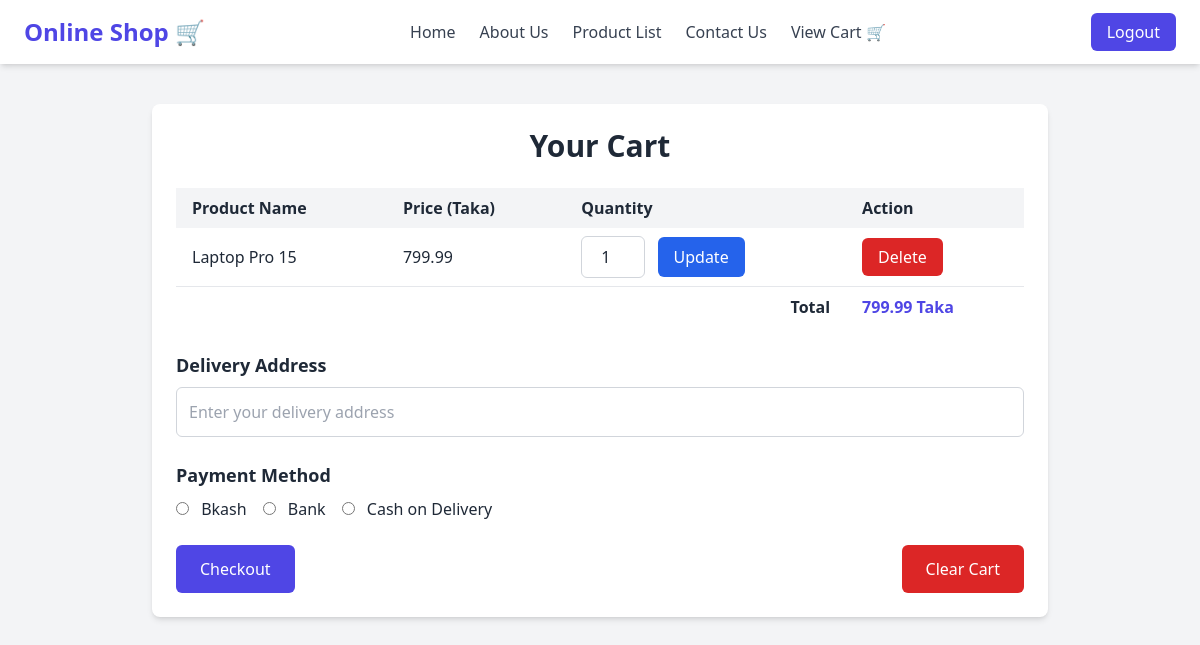
/cart.php (signed in), run on the app's committed database.
### tables this page shows
CREATE TABLE `cart` (
  `id` int(11) NOT NULL,
  `user_id` int(11) NOT NULL,
  `product_name` varchar(255) NOT NULL,
  `product_price` decimal(10,2) NOT NULL,
  `quantity` int(11) NOT NULL,
  `created_at` timestamp NOT NULL DEFAULT current_timestamp()
);

### cart.php (the view, shortened to what this page needs)
<?php
include 'db_config.php';
$user_id = $_SESSION['user_id'];
?>
<!DOCTYPE html>
<html lang="en">
<head>
    <script src="https://cdn.tailwindcss.com"></script>
</head>
<body class="bg-gray-100 text-gray-800">
    <header class="flex justify-between items-center px-6 py-4 bg-white shadow-md">
        <div class="text-2xl font-bold text-indigo-600">
            <a href="index.php">Online Shop 🛒</a>
        </div>
        <div>
            <ul class="flex gap-6">
                <li><a href="index.php" class="text-gray-700 hover:text-indigo-600">Home</a></li>
                <li><a href="user_dashboard.php#about" class="text-gray-700 hover:text-indigo-600">About Us</a></li>
                <li><a href="user_dashboard.php#products" class="text-gray-700 hover:text-indigo-600">Product List</a>
                </li>
                <li><a href="user_dashboard.php#contact" class="text-gray-700 hover:text-indigo-600">Contact Us</a></li>
                <li><a href="cart.php" class="text-gray-700 hover:text-indigo-600">View Cart 🛒</a></li>
            </ul>
        </div>
        <div>
            <a href="logout.php" class="bg-indigo-600 text-white px-4 py-2 rounded-md hover:bg-indigo-700">Logout</a>
        </div>
    </header>
    <div class="container mx-auto p-6 mt-10 bg-white shadow-md rounded-lg max-w-4xl">
        <h2 class="text-3xl font-semibold text-center mb-6">Your Cart</h2>
        <form method="POST" action="cart.php">
            <table class="w-full table-auto mb-6">
                <thead>
                    <tr class="bg-gray-100">
                        <th class="px-4 py-2 text-left">Product Name</th>
                        <th class="px-4 py-2 text-left">Price (Taka)</th>
                        <th class="px-4 py-2 text-left">Quantity</th>
                        <th class="px-4 py-2 text-left">Action</th>
                    </tr>
                </thead>
                <tbody>
                    <?php
                    $total = 0;
                    $sql = "SELECT * FROM cart WHERE user_id = ?";
                    $stmt = $conn->prepare($sql);
                    $stmt->bind_param("i", $user_id);
                    $stmt->execute();
                    $result = $stmt->get_result();
                    if ($result->num_rows > 0) {
                        while ($row = $result->fetch_assoc()) {
                            $total += $row['product_price'] * $row['quantity'];
                            echo '
                                <tr class="border-b">
                                    <td class="px-4 py-2">' . htmlspecialchars($row['product_name'], ENT_QUOTES) . '</td>
                                    <td class="px-4 py-2">' . number_format($row['product_price'], 2) . '</td>
                                    <td class="px-4 py-2">
                                        <input type="hidden" name="id" value="' . $row['id'] . '">
                                        <input type="number" name="quantity" value="' . $row['quantity'] . '" min="1" class="w-16 p-2 text-center border border-gray-300 rounded-md">
                                        <button type="submit" name="update_quantity" class="ml-2 bg-blue-600 text-white px-4 py-2 rounded-md hover:bg-blue-700">Update</button>
                                    </td>
                                    <td class="px-4 py-2">
                                        <a href="cart.php?id=' . $row['id'] . '" class="bg-red-600 text-white px-4 py-2 rounded-md hover:bg-red-700">Delete</a>
                                    </td>
                                </tr>
                            ';
                        }
                    } else {
                        echo "<tr><td colspan='4' class='text-center py-4'>Your cart is empty!</td></tr>";
                    }
                    ?>
                    <tr>
                        <td colspan="3" class="px-4 py-2 text-right font-bold">Total</td>
                        <td class="px-4 py-2 text-left text-indigo-600 font-bold">
                            <?php echo number_format($total, 2); ?> Taka</td>
                    </tr>
                </tbody>
            </table>
            <div class="mb-6">
                <label for="address" class="block text-lg font-semibold mb-2">Delivery Address</label>
                <input type="text" id="address" name="address" placeholder="Enter your delivery address"
                    class="w-full p-3 border border-gray-300 rounded-md">
            </div>
            <div class="mb-6">
                <label class="block text-lg font-semibold mb-2">Payment Method</label>
                <div class="flex gap-4">
                    <div>
                        <input type="radio" id="bkash" name="payment_method" value="bkash" class="mr-2">
                        <label for="bkash">Bkash</label>
                    </div>
                    <div>
                        <input type="radio" id="bank" name="payment_method" value="bank" class="mr-2">
                        <label for="bank">Bank</label>
                    </div>
                    <div>
                        <input type="radio" id="cod" name="payment_method" value="cod" class="mr-2">
                        <label for="cod">Cash on Delivery</label>
                    </div>
                </div>
            </div>
            <div class="flex justify-between">
                <button type="submit"
                    class="bg-indigo-600 text-white px-6 py-3 rounded-md hover:bg-indigo-700">Checkout</button>
                <a href="cart.php?action=clear"
                    class="bg-red-600 text-white px-6 py-3 rounded-md hover:bg-red-700">Clear Cart</a>
            </div>
        </form>
    </div>
</body>
</html>

### data on the page
cart: product_name "Laptop Pro 15", product_price "799.99", quantity "1"

### other printed values
$total "799.99"
